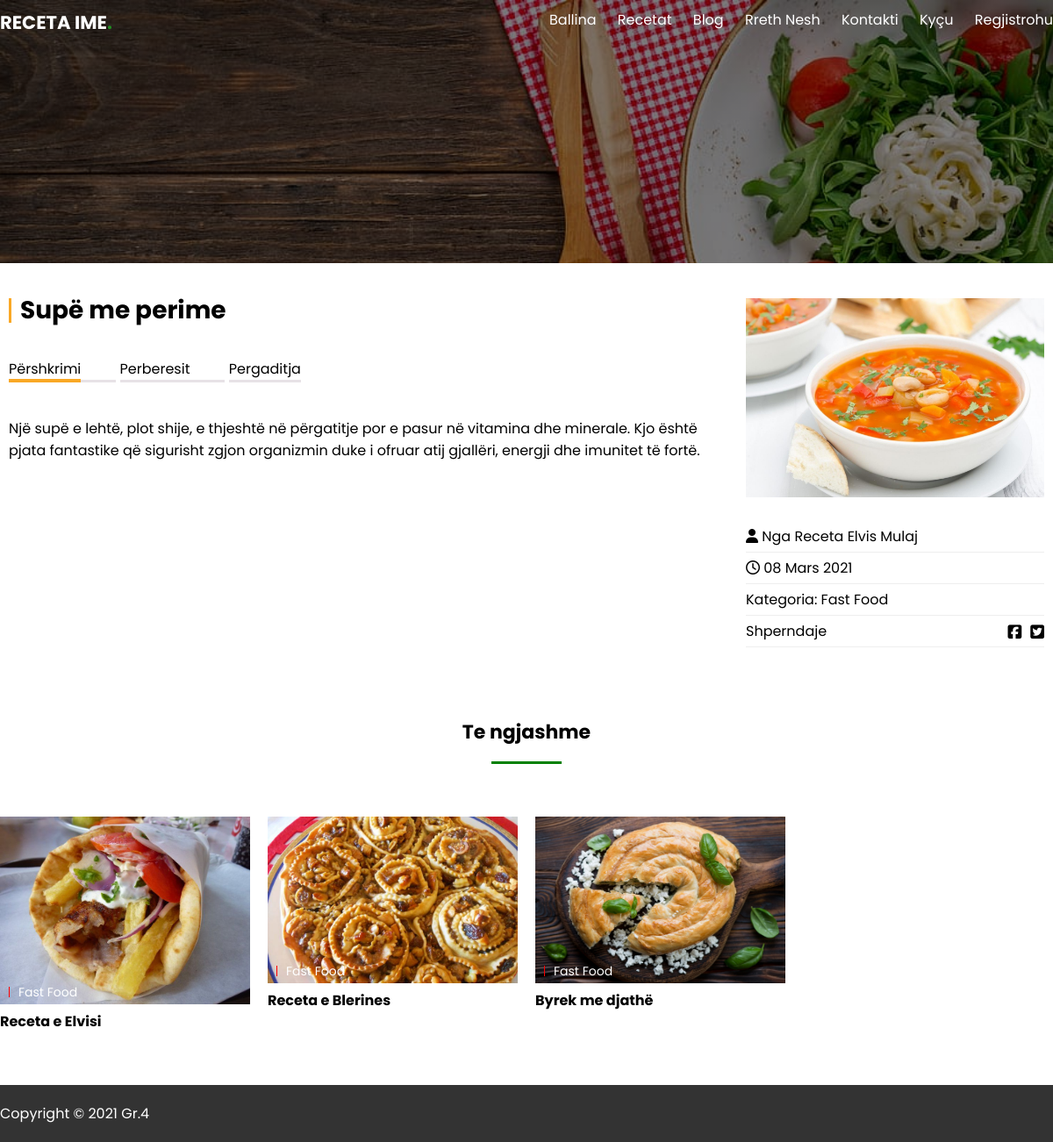
/?template=recetat&id=4, run on the app's committed database.
### tables this page shows
CREATE TABLE `recetat` (
  `id` int(11) NOT NULL,
  `titulli` varchar(255) NOT NULL,
  `user_id` int(11) NOT NULL,
  `kategoria_id` int(11) NOT NULL,
  `shteti_id` int(11) NOT NULL,
  `pershkrimi` text DEFAULT NULL,
  `perberesit` text DEFAULT NULL,
  `pergaditja` text DEFAULT NULL,
  `data_postimit` timestamp NULL DEFAULT current_timestamp(),
  `aprovuar` tinyint(4) DEFAULT 0,
  `fotografia` varchar(255) DEFAULT NULL,
  `balline` tinyint(4) DEFAULT 0,
  `klikuar` int(11) NOT NULL DEFAULT 0
);

### index.php (called while the page is built, shortened)
<?php
	require __dir__ . '/classes/controller.php';
	$controller = new Controller();
	$controller->template();
?>

### views/readmore/recetat-readmore.php (the view, shortened to what this page needs)
<?php
	global $controller;
	$receta = $controller->getRecetaReadmore();
	$controller->increment_klikuar('recetat');
	$recetat_tjera = $controller->recetat_tjera($receta['kategoria_id']);
?>
<div class="top-home category" style="background:linear-gradient(rgba(0, 0, 0, 0.5), rgba(0, 0, 0, 0.5)),url('<?php echo WEB_PATH;?>public/images/hp2.jpg');">
</div>
<?php if(!empty($receta)):  ?>
	<div class="readmore">
		<div class="mid-grid">
			<div class="readmore-row">
				<div class="readmore-left">
					<h1><?php echo $receta['titulli']; ?></h1>
					<ul class="readmore-list">
						<li><a href="#" class="active" data-id="pershkrimi">Përshkrimi</a></li>
						<?php if(!empty($receta['perberesit'])):?><li><a href="#" data-id="perberesit">Perberesit</a></li><?php endif; ?>
						<?php if(!empty($receta['pergaditja'])):?><li><a href="#" data-id="pergaditja">Pergaditja</a></li><?php endif; ?>
					</ul>
					<div class="tab-content active" id="pershkrimi">
						<?php echo $receta['pershkrimi']; ?>
					</div>
				</div>
				<div class="readmore-right">
					<img src="<?php echo $receta['fotografia']; ?>">
					<ul>
						<li><p><i class="fas fa-user"></i> Nga Receta <?php echo $receta['user_emri']; ?></p></li>
						<li><p><i class="far fa-clock"></i> <?php echo $receta['data_postimit']; ?></p></li>
						<li><p>
							Kategoria: <?php echo $receta['kategoria_emri']; ?>
						</p></li>
						<li>
							<p>Shperndaje <a href="#"><i class="fab fa-twitter-square"></i></a> <a href="#"><i class="fab fa-facebook-square"></i></a></p>
						</li>
					</ul>
				</div>
			</div>
		</div>
	</div>
<?php endif; ?>
<div class="white-box category">
	<div class="mid-grid">
		<h2 class="home-title">Te ngjashme</h2>
		<div class="box-holder">
			<?php $i = 1; foreach($recetat_tjera as $receta): ?>
				<a href="<?php echo $receta['url']; ?>">
					<div class="box-4 categ-box">
						<figure class="place-box">
							<img src="<?php echo $receta['fotografia']; ?>">
							<span><?php echo $receta['kategoria_emri']; ?></span>
						</figure>
						<h2><?php echo $receta['titulli']; ?></h2>
					</div>
				</a>
			<?php endforeach; ?>
		</div>
	</div>
</div>

### public/images/css/style.css (style rules this page uses)
* { padding:0px; margin:0px; box-sizing: border-box; }
img { max-width: 100%; transition: all .8s ease; }
a { text-decoration: none; }
body { font-family: 'Poppins', sans-serif; }
.box-holder { width: calc(100% + 20px); float: left; margin-right: -10px; margin-left: -10px; }
.box-4 { width: 25%; float: left; padding-right: 10px; padding-left: 10px; margin: 0 auto; }
.mid-grid { width: 1200px; margin:0 auto; z-index: 9; }
.top-home { width: 100%; height: 100vh; display: flex; align-items:center; background-size: cover!important; transition: all .3s ease-in-out; }
.white-box { width: 100%; float: left; padding:40px 0px; }
h2.home-title { font-size: 22px; width: 100%; display: block; text-align: center; margin-bottom: 80px; position: relative; }
h2.home-title:after { content: ''; width: 80px; height: 3px; position: absolute; bottom:-20px; left:50%; margin-left: -40px; background-color: green; }
.place-box { position: relative; display: block; }
.top-home.category { height: 300px; }
.category .box-4 figure { margin-bottom: 20px; }
.category .box-4 figure { margin-bottom: 0px; }
.categ-box { margin-bottom: 20px; }
.categ-box h2 { font-size: 16px; color: #000; }
.categ-box span { position: absolute; bottom: 15px; left: 10px; color:#fff; padding-left: 10px; border-left: 1px solid red; font-size: 14px; line-height: 12px; }
.readmore { width: 100%; float: left; padding:40px 0px; }
.readmore-left { width: 70%; float: left; padding-right: 10px; padding-left: 10px; }
.readmore-right { width: 30%; float: left; padding-right: 10px; padding-left: 10px; }
.readmore-left h1 { font-size: 28px; line-height: 28px; color: #000; margin-bottom: 40px; padding-left: 10px; border-left: 3px solid #f9a825; }
.readmore-list { display: block; margin-bottom: 40px; }
.readmore-list li { display: inline-block; padding-right: 40px; border-bottom: 3px solid #e7e2e6; }
.readmore-list li:last-child { padding-right: 0px; }
.readmore-list li a { font-size: 16px; color: #000; border-bottom: 4px solid transparent; -webkit-transition: all .3s ease-in-out; -moz-transition: all .3s ease-in-out; -o-transition: all .3s ease-in-out; }
.readmore-list li a.active, .readmore-list li a:hover { border-color: #f9a825; }
.tab-content { width: 100%; float: left; display: none; }
.tab-content.active { display: block; }
.readmore-right img { margin-bottom: 20px; }
.readmore-right ul li { list-style-type: none; border-bottom: 1px solid #eee; }
.readmore-right ul li p { padding:5px 0px; }
.readmore-right ul li a { float: right; color: #000; font-size:18px; }
.readmore-right ul li a:last-child { margin-right: 10px; }

### data on the page
recetat: titulli "Supë me perime", pershkrimi "Një supë e lehtë, plot shije, e thjeshtë në përgatitje por e pasur në vitamina dhe minerale. Kjo është pjata fantastike që sigurisht zgjon organizmin duke i ofruar atij gjallëri, energji dhe imunitet të fortë."
recetat: shows a picture, kategoria_emri "Fast Food", titulli "Receta e Elvisi"
recetat: shows a picture, kategoria_emri "Fast Food", titulli "Receta e Blerines"
recetat: shows a picture, kategoria_emri "Fast Food", titulli "Byrek me djathë"

### other printed values
$receta['user_emri'] "Elvis Mulaj"
$receta['data_postimit'] "08 Mars 2021"
$receta['kategoria_emri'] "Fast Food"
